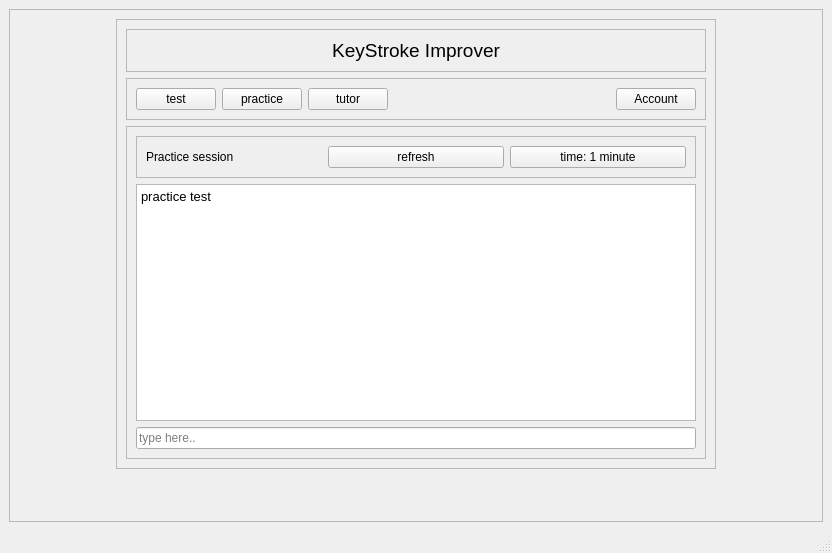
<?xml version="1.0" encoding="UTF-8"?>
<ui version="4.0">
 <class>MainWindow</class>
 <widget class="QMainWindow" name="MainWindow">
  <property name="geometry">
   <rect>
    <x>0</x>
    <y>0</y>
    <width>832</width>
    <height>553</height>
   </rect>
  </property>
  <property name="windowTitle">
   <string>MainWindow</string>
  </property>
  <widget class="QWidget" name="centralwidget">
   <layout class="QGridLayout" name="gridLayout_2">
    <item row="0" column="0">
     <widget class="QScrollArea" name="scrollArea">
      <property name="widgetResizable">
       <bool>true</bool>
      </property>
      <widget class="QWidget" name="scrollAreaWidgetContents">
       <property name="geometry">
        <rect>
         <x>0</x>
         <y>0</y>
         <width>806</width>
         <height>484</height>
        </rect>
       </property>
       <layout class="QGridLayout" name="gridLayout">
        <item row="0" column="0">
         <spacer name="horizontalSpacer_2">
          <property name="orientation">
           <enum>Qt::Horizontal</enum>
          </property>
          <property name="sizeHint" stdset="0">
           <size>
            <width>140</width>
            <height>20</height>
           </size>
          </property>
         </spacer>
        </item>
        <item row="0" column="1">
         <widget class="QFrame" name="frame_2">
          <property name="sizePolicy">
           <sizepolicy hsizetype="Preferred" vsizetype="Preferred">
            <horstretch>0</horstretch>
            <verstretch>0</verstretch>
           </sizepolicy>
          </property>
          <property name="minimumSize">
           <size>
            <width>600</width>
            <height>450</height>
           </size>
          </property>
          <property name="frameShape">
           <enum>QFrame::StyledPanel</enum>
          </property>
          <property name="frameShadow">
           <enum>QFrame::Raised</enum>
          </property>
          <layout class="QVBoxLayout" name="verticalLayout_2">
           <item>
            <widget class="QFrame" name="frame_4">
             <property name="frameShape">
              <enum>QFrame::StyledPanel</enum>
             </property>
             <property name="frameShadow">
              <enum>QFrame::Raised</enum>
             </property>
             <layout class="QVBoxLayout" name="verticalLayout_3">
              <item>
               <widget class="QLabel" name="label">
                <property name="font">
                 <font>
                  <pointsize>14</pointsize>
                 </font>
                </property>
                <property name="text">
                 <string>KeyStroke Improver</string>
                </property>
                <property name="alignment">
                 <set>Qt::AlignCenter</set>
                </property>
               </widget>
              </item>
             </layout>
            </widget>
           </item>
           <item>
            <widget class="QFrame" name="frame">
             <property name="sizePolicy">
              <sizepolicy hsizetype="Preferred" vsizetype="Preferred">
               <horstretch>0</horstretch>
               <verstretch>0</verstretch>
              </sizepolicy>
             </property>
             <property name="frameShape">
              <enum>QFrame::StyledPanel</enum>
             </property>
             <property name="frameShadow">
              <enum>QFrame::Raised</enum>
             </property>
             <layout class="QHBoxLayout" name="horizontalLayout">
              <item>
               <widget class="QPushButton" name="test_button">
                <property name="text">
                 <string>test</string>
                </property>
                <property name="checkable">
                 <bool>false</bool>
                </property>
               </widget>
              </item>
              <item>
               <widget class="QPushButton" name="pushButton_2">
                <property name="text">
                 <string>practice</string>
                </property>
               </widget>
              </item>
              <item>
               <widget class="QPushButton" name="pushButton_3">
                <property name="text">
                 <string>tutor</string>
                </property>
               </widget>
              </item>
              <item>
               <spacer name="horizontalSpacer">
                <property name="orientation">
                 <enum>Qt::Horizontal</enum>
                </property>
                <property name="sizeHint" stdset="0">
                 <size>
                  <width>40</width>
                  <height>20</height>
                 </size>
                </property>
               </spacer>
              </item>
              <item>
               <widget class="QPushButton" name="account_btn">
                <property name="text">
                 <string>Account</string>
                </property>
               </widget>
              </item>
             </layout>
            </widget>
           </item>
           <item>
            <widget class="QFrame" name="frame_3">
             <property name="frameShape">
              <enum>QFrame::StyledPanel</enum>
             </property>
             <property name="frameShadow">
              <enum>QFrame::Raised</enum>
             </property>
             <layout class="QVBoxLayout" name="verticalLayout">
              <item>
               <widget class="QFrame" name="frame_5">
                <property name="frameShape">
                 <enum>QFrame::StyledPanel</enum>
                </property>
                <property name="frameShadow">
                 <enum>QFrame::Raised</enum>
                </property>
                <layout class="QHBoxLayout" name="horizontalLayout_2">
                 <item>
                  <widget class="QLabel" name="label_2">
                   <property name="text">
                    <string>Practice session</string>
                   </property>
                  </widget>
                 </item>
                 <item>
                  <widget class="QPushButton" name="practice_refresh">
                   <property name="text">
                    <string>refresh</string>
                   </property>
                  </widget>
                 </item>
                 <item>
                  <widget class="QPushButton" name="time_button">
                  <property name="text">
                    <string>time: 1 minute</string>
                  </property>
                </widget>
                 </item>
                </layout>
               </widget>
              </item>
              <item>
               <widget class="QTextBrowser" name="practiceTextBrowser">
                <property name="html">
                 <string>&lt;!DOCTYPE HTML PUBLIC &quot;-//W3C//DTD HTML 4.0//EN&quot; &quot;http://www.w3.org/TR/REC-html40/strict.dtd&quot;&gt;
&lt;html&gt;&lt;head&gt;&lt;meta name=&quot;qrichtext&quot; content=&quot;1&quot; /&gt;&lt;meta charset=&quot;utf-8&quot; /&gt;&lt;style type=&quot;text/css&quot;&gt;
p, li { white-space: pre-wrap; }
hr { height: 1px; border-width: 0; }
li.unchecked::marker { content: &quot;\2610&quot;; }
li.checked::marker { content: &quot;\2612&quot;; }
&lt;/style&gt;&lt;/head&gt;&lt;body style=&quot; font-family:'.AppleSystemUIFont'; font-size:13pt; font-weight:400; font-style:normal;&quot;&gt;
&lt;p style=&quot; margin-top:0px; margin-bottom:0px; margin-left:0px; margin-right:0px; -qt-block-indent:0; text-indent:0px;&quot;&gt;&lt;span style=&quot; font-family:'Ubuntu'; font-size:10pt;&quot;&gt;practice test&lt;/span&gt;&lt;/p&gt;&lt;/body&gt;&lt;/html&gt;</string>
                </property>
               </widget>
              </item>
              <item>
               <widget class="QLineEdit" name="lineEdit">
                <property name="placeholderText">
                 <string>type here..</string>
                </property>
               </widget>
              </item>
             </layout>
            </widget>
           </item>
          </layout>
         </widget>
        </item>
        <item row="0" column="2">
         <spacer name="horizontalSpacer_3">
          <property name="orientation">
           <enum>Qt::Horizontal</enum>
          </property>
          <property name="sizeHint" stdset="0">
           <size>
            <width>140</width>
            <height>20</height>
           </size>
          </property>
         </spacer>
        </item>
        <item row="1" column="1">
         <spacer name="verticalSpacer">
          <property name="orientation">
           <enum>Qt::Vertical</enum>
          </property>
          <property name="sizeHint" stdset="0">
           <size>
            <width>20</width>
            <height>63</height>
           </size>
          </property>
         </spacer>
        </item>
       </layout>
      </widget>
     </widget>
    </item>
   </layout>
  </widget>
  <widget class="QMenuBar" name="menubar">
   <property name="geometry">
    <rect>
     <x>0</x>
     <y>0</y>
     <width>832</width>
     <height>36</height>
    </rect>
   </property>
  </widget>
  <widget class="QStatusBar" name="statusbar"/>
 </widget>
 <resources/>
 <connections/>
</ui>
